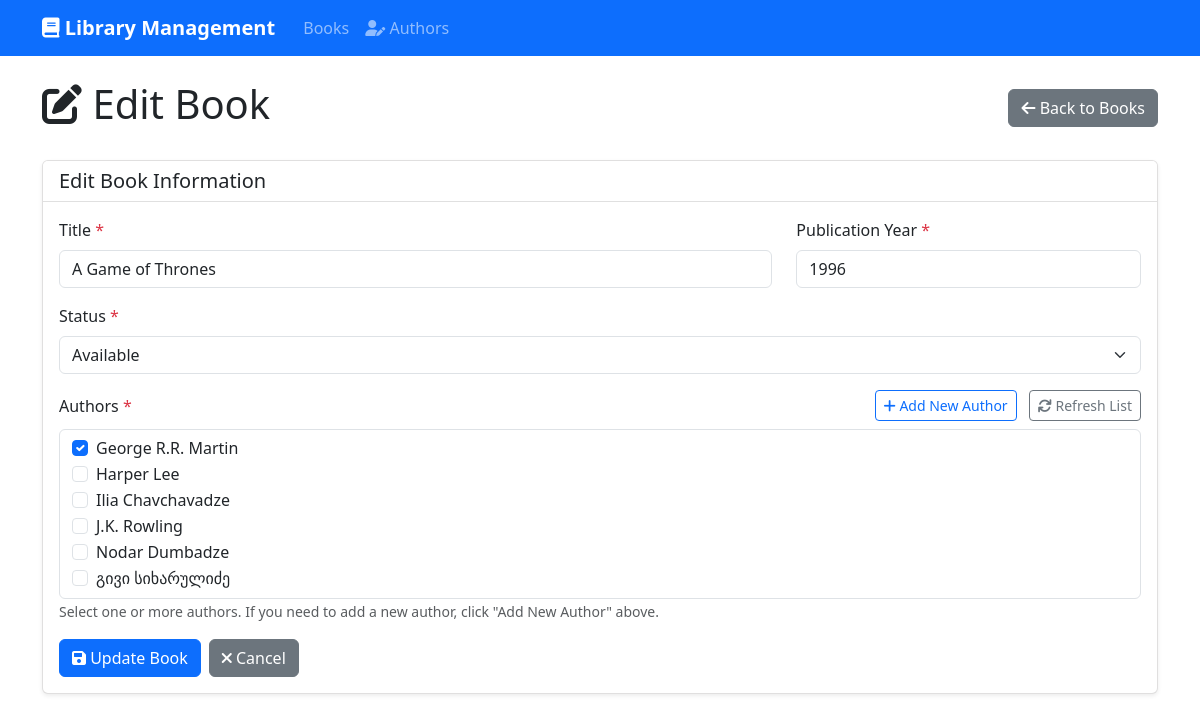
The page /?page=books&action=edit&id=2 on the database its author committed.
### tables this page shows
CREATE TABLE IF NOT EXISTS books (
    id BIGINT UNSIGNED AUTO_INCREMENT PRIMARY KEY,
    title VARCHAR(255) NOT NULL,
    publication_year YEAR NOT NULL,
    status ENUM('Available', 'Borrowed') DEFAULT 'Available',
    created_at TIMESTAMP NULL DEFAULT NULL,
    updated_at TIMESTAMP NULL DEFAULT NULL
);

CREATE TABLE IF NOT EXISTS authors (
    id BIGINT UNSIGNED AUTO_INCREMENT PRIMARY KEY,
    name VARCHAR(255) NOT NULL,
    created_at TIMESTAMP NULL DEFAULT NULL,
    updated_at TIMESTAMP NULL DEFAULT NULL
);

### resources/views/books/edit.php (the view, shortened to what this page needs)
<?php
include_once __DIR__ . '/../layouts/header.php';
$host = 'localhost';
$dbname = 'library_management';
$username = 'root';
$password = '';
try {
    $pdo = new PDO("mysql:host=$host;dbname=$dbname;charset=utf8mb4", $username, $password);
    $pdo->setAttribute(PDO::ATTR_ERRMODE, PDO::ERRMODE_EXCEPTION);
} catch (PDOException $e) {
    die("Connection failed: " . $e->getMessage());
}
$book_id = $_GET['id'];
$stmt = $pdo->prepare("SELECT * FROM books WHERE id = ?");
$stmt->execute([$book_id]);
$book = $stmt->fetch(PDO::FETCH_ASSOC);
$stmt = $pdo->prepare("SELECT author_id FROM book_author WHERE book_id = ?");
$stmt->execute([$book_id]);
$book_authors = $stmt->fetchAll(PDO::FETCH_COLUMN);
$stmt = $pdo->prepare("SELECT * FROM authors ORDER BY name");
$stmt->execute();
$authors = $stmt->fetchAll(PDO::FETCH_ASSOC);
?>
<div class="container mt-4">
    <div class="d-flex justify-content-between align-items-center mb-4">
        <h1><i class="fas fa-edit"></i> Edit Book</h1>
        <a href="/Sweeftdigit-project/?page=books" class="btn btn-secondary">
            <i class="fas fa-arrow-left"></i> Back to Books
        </a>
    </div>
    <div class="card">
        <div class="card-header">
            <h5 class="mb-0">Edit Book Information</h5>
        </div>
        <div class="card-body">
            <form action="/Sweeftdigit-project/?page=books&action=update" method="POST">
                <div class="row">
                    <div class="col-md-8">
                        <div class="mb-3">
                            <label for="title" class="form-label">Title <span class="text-danger">*</span></label>
                            <input type="text" class="form-control" id="title" name="title"
                                value="<?php echo htmlspecialchars($book['title']); ?>" required>
                        </div>
                    </div>
                    <div class="col-md-4">
                        <div class="mb-3">
                            <label for="publication_year" class="form-label">Publication Year <span class="text-danger">*</span></label>
                            <input type="number" class="form-control" id="publication_year" name="publication_year"
                                value="<?php echo $book['publication_year']; ?>"
                                min="1000" max="<?php echo date('Y'); ?>" required>
                        </div>
                    </div>
                </div>
                <div class="mb-3">
                    <label for="status" class="form-label">Status <span class="text-danger">*</span></label>
                    <select class="form-select" id="status" name="status" required>
                        <option value="Available" <?php echo $book['status'] == 'Available' ? 'selected' : ''; ?>>Available</option>
                    </select>
                </div>
                <div class="mb-3">
                    <div class="d-flex justify-content-between align-items-center mb-2">
                        <label for="authors" class="form-label mb-0">Authors <span class="text-danger">*</span></label>
                        <div>
                            <a href="/Sweeftdigit-project/?page=authors&action=create&return_to=<?php echo urlencode('/Sweeftdigit-project/?page=books&action=edit&id=' . $book['id']); ?>" target="_blank" class="btn btn-sm btn-outline-primary me-2">
                                <i class="fas fa-plus"></i> Add New Author
                            </a>
                            <button type="button" class="btn btn-sm btn-outline-secondary" onclick="location.reload()">
                                <i class="fas fa-refresh"></i> Refresh List
                            </button>
                        </div>
                    </div>
                    <div class="form-control" style="min-height: 150px; max-height: 200px; overflow-y: auto;">
                        <?php if (count($authors) > 0): ?>
                            <?php foreach ($authors as $author): ?>
                                <div class="form-check">
                                    <input class="form-check-input" type="checkbox"
                                        name="authors[]" value="<?php echo $author['id']; ?>" id="author<?php echo $author['id']; ?>"
                                        <?php echo in_array($author['id'], $book_authors) ? 'checked' : ''; ?>>
                                    <label class="form-check-label" for="author<?php echo $author['id']; ?>">
                                        <?php echo htmlspecialchars($author['name']); ?>
                                    </label>
                                </div>
                            <?php endforeach; ?>
                        <?php endif; ?>
                    </div>
                    <small class="form-text text-muted">
                        Select one or more authors. If you need to add a new author, click "Add New Author" above.
                    </small>
                </div>
                <div class="d-flex gap-2">
                    <button type="submit" class="btn btn-primary">
                        <i class="fas fa-save"></i> Update Book
                    </button>
                    <a href="/Sweeftdigit-project/?page=books" class="btn btn-secondary">
                        <i class="fas fa-times"></i> Cancel
                    </a>
                </div>
            </form>
        </div>
    </div>
</div>
<?php include_once __DIR__ . '/../layouts/footer.php'; ?>

### resources/views/layouts/header.php (style rules this page uses)
.card { box-shadow: 0 0.125rem 0.25rem rgba(0, 0, 0, 0.075); border: 1px solid rgba(18, 13, 13, 0.13); }
.card-header { background-color: rgb(255, 255, 255); border-bottom: 1px solid rgba(20, 17, 17, 0.13); }

### rows shown on the page
books: title "A Game of Thrones", publication_year "1996", status "Available"
authors: id "☑", name "George R.R. Martin"
authors: name "Harper Lee"
authors: name "Ilia Chavchavadze"
authors: name "J.K. Rowling"
authors: name "Nodar Dumbadze"
authors: name "გივი სიხარულიძე"
